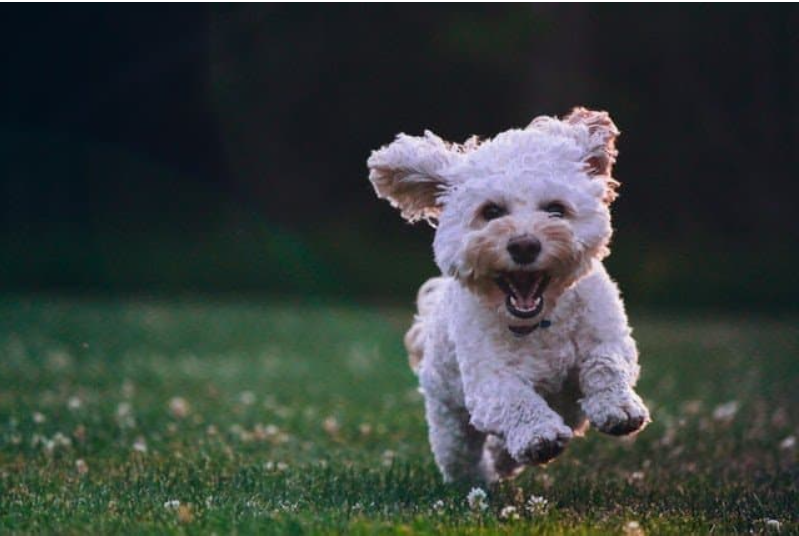
#> input picture Sources/pic6.png, 799 x 536 px, found by its file name
$ python lesson13.py
#> lines starting #> are read from the running program, lines starting #| are printed output that depends on the picture; after the words box and inside, x2 and y2 are one past the last pixel; in counts of white or black regions, pixels touching at a corner belong together
import cv2
import numpy as np

# Use contour in Opencv
img = cv2.imread('Sources/pic6.png', 1)
#> img is the input picture: shape (536, 799, 3); mean B, G, R 60.4, 63.9, 56
img_gray = cv2.cvtColor(img, cv2.COLOR_BGR2GRAY)
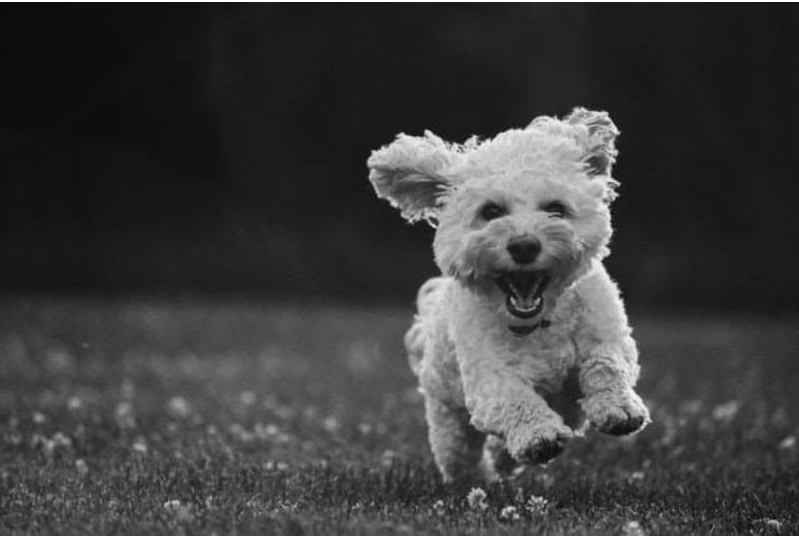
#> img_gray: shape (536, 799); min 5, max 255, mean 61.1
ret, thresh = cv2.threshold(img_gray, 150, 255, cv2.THRESH_BINARY) #Thresh: binary image
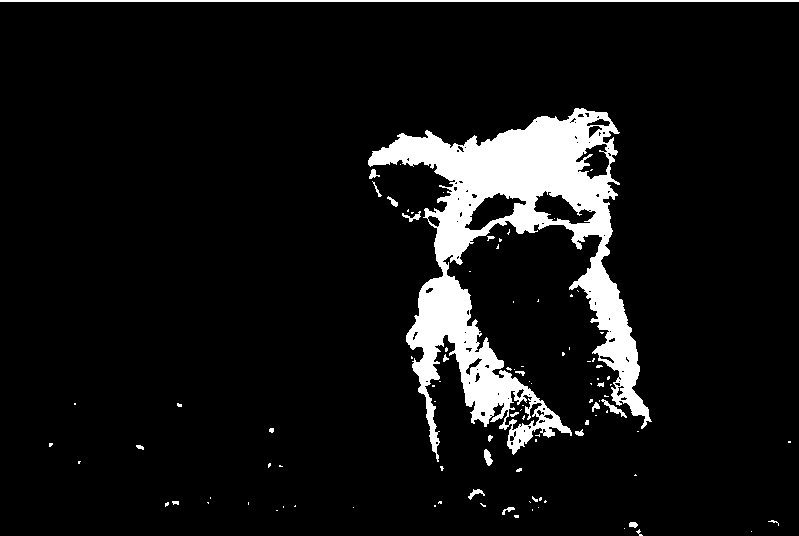
#> thresh: shape (536, 799); 8.1% white; 100 white regions (78 under 20 px)
thresh = thresh.astype(np.uint8)
contours, hierachy = cv2.findContours(image=thresh, mode = cv2.RETR_TREE, method = cv2.CHAIN_APPROX_NONE)
#> contours = 188 contours, 152 with area under 20; largest, box (x1, y1, x2, y2) and area: (368, 108, 652, 462) 34459, (464, 192, 527, 231) 1108, (533, 190, 597, 225) 1077, (0, 0, 799, 2) 798, (575, 143, 610, 180) 741
img_copy = img.copy()
cv2.drawContours(img_copy, contours, contourIdx= -1, color=(0,0,255), thickness= 3, lineType= cv2.LINE_AA)
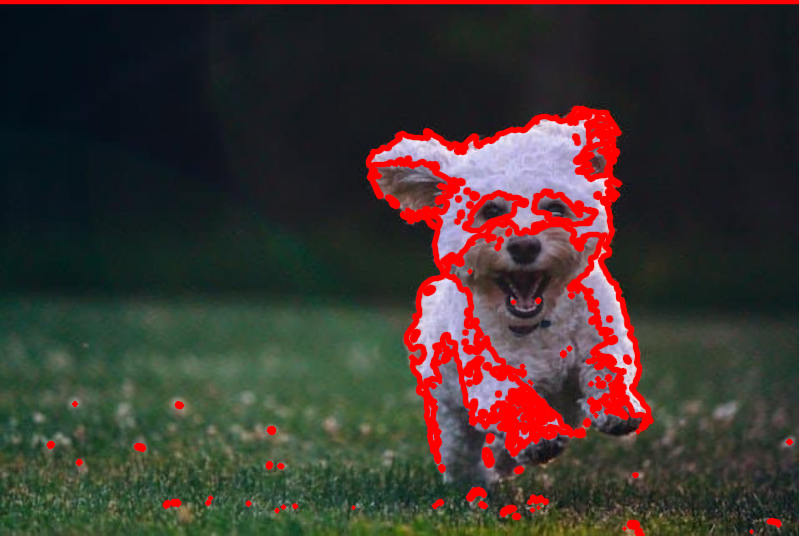
#> img_copy: shape (536, 799, 3); 8.76% of pixels changed, all inside (x1, y1, x2, y2) = (0, 0, 799, 536)

# Use Single Channel: Red, Green, Blue
blue, green, red = cv2.split(img)
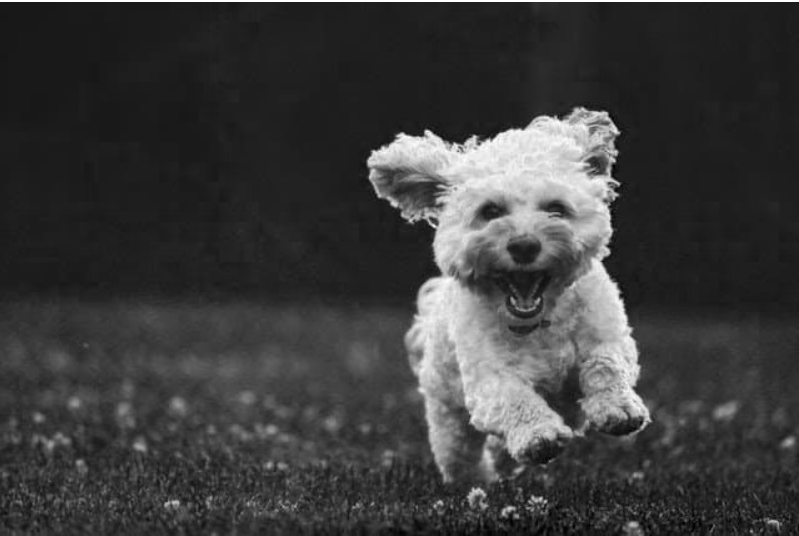
#> blue: shape (536, 799); min 0, max 255, mean 60.4
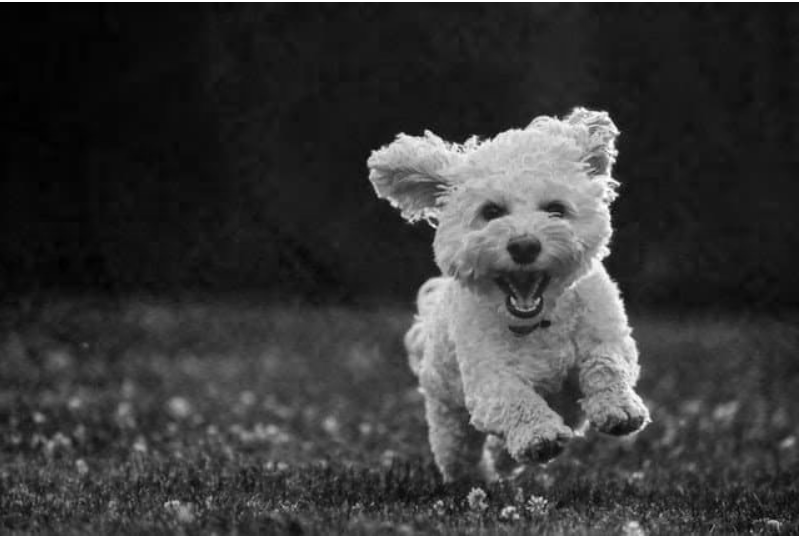
#> red: shape (536, 799); min 0, max 255, mean 56
contours1, hierachy1 = cv2.findContours(blue, cv2.RETR_TREE, cv2.CHAIN_APPROX_NONE)
#> contours1 = 11 contours, 10 with area under 20; largest, box (x1, y1, x2, y2) and area: (0, 0, 799, 536) 426930
img_blue = img.copy()
cv2.drawContours(img_blue, contours1, contourIdx= -1, color = (0,255,0), thickness = 2, lineType= cv2.LINE_AA)
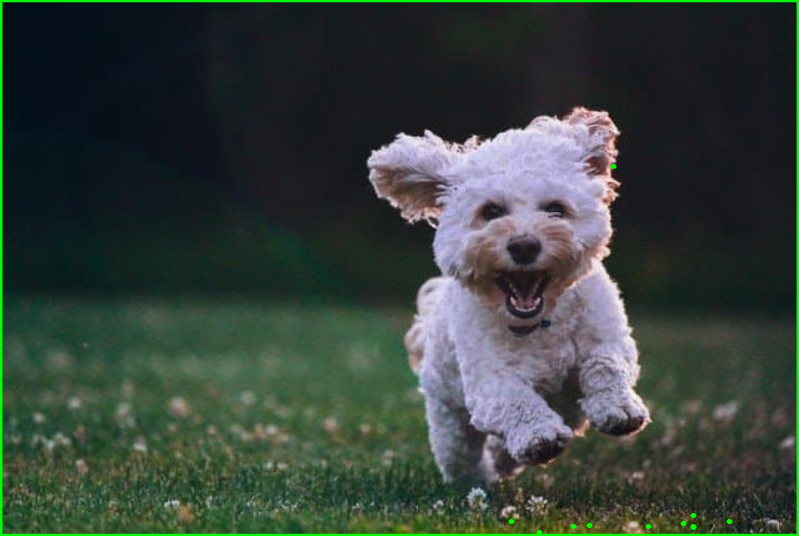
#> img_blue: shape (536, 799, 3); 1.94% of pixels changed, all inside (x1, y1, x2, y2) = (0, 0, 799, 536)
cv2.imshow('Blue Contour Image', img_blue)
cv2.waitKey(0)
cv2.imwrite('blue_channel.png', img_blue)

contours2, hierachy2 = cv2.findContours(red, cv2.RETR_TREE, cv2.CHAIN_APPROX_NONE)
#> contours2 = 5 contours, 3 with area under 20; largest, box (x1, y1, x2, y2) and area: (0, 0, 799, 536) 426930, (10, 93, 19, 103) 46
img_red = img.copy()
cv2.drawContours(img_red, contours2, contourIdx= -1, color = (0,255,0), thickness = 2, lineType= cv2.LINE_AA)
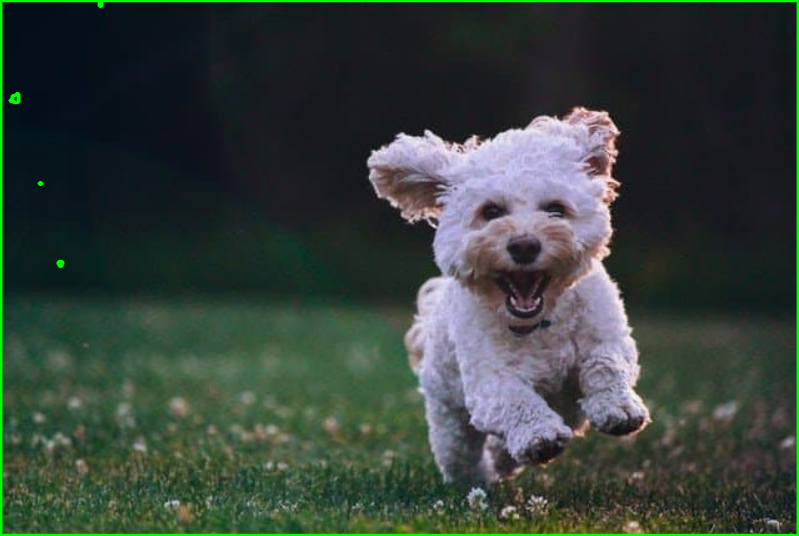
#> img_red: shape (536, 799, 3); 1.92% of pixels changed, all inside (x1, y1, x2, y2) = (0, 0, 799, 536)
cv2.imshow('red Contour Image', img_red)
cv2.waitKey(0)
cv2.imwrite('red_channel.png', img_red)

contours3, hierachy3 = cv2.findContours(green, cv2.RETR_TREE, cv2.CHAIN_APPROX_NONE)
#> contours3 = 2 contours, 1 with area under 20; largest, box (x1, y1, x2, y2) and area: (0, 0, 799, 536) 426930
img_green = img.copy()
cv2.drawContours(img_green, contours1, contourIdx= -1, color = (0,255,0), thickness = 2, lineType= cv2.LINE_AA)
cv2.imshow('Green Contour Image', img_green)
cv2.waitKey(0)
cv2.imwrite('Green_channel.png', img_green)
cv2.destroyAllWindows()
cv2.imshow('Binary image', thresh)
cv2.imwrite('image_thres1.png', thresh)
cv2.imshow('Detect image', img_copy)
cv2.imwrite('Contour Image.png', img_copy)
cv2.waitKey(0)
cv2.destroyAllWindows()

$ run again, with Sources/pic10.png copied over Sources/pic6.png
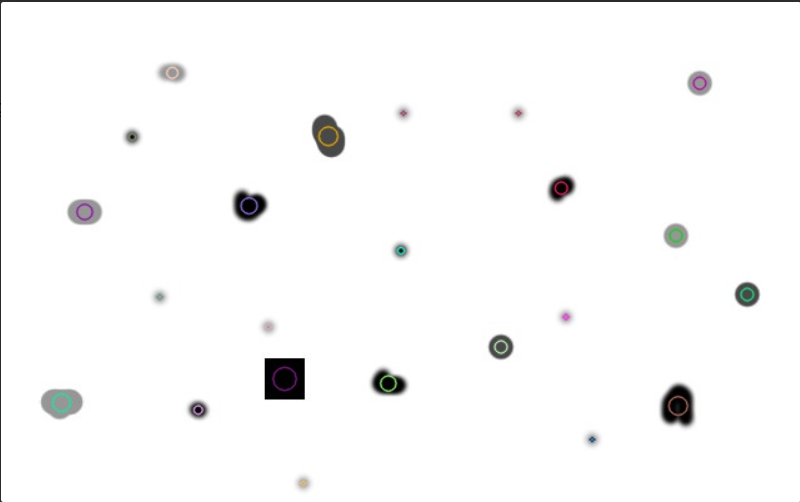
#> input picture Sources/pic10.png, 800 x 502 px, found by its file name
#> img is the input picture: shape (502, 800, 3); mean B, G, R 249, 249, 249
#> `ret, thresh = cv2.threshold(img_gray, 150, 255, cv2.THRESH_BINARY)`:
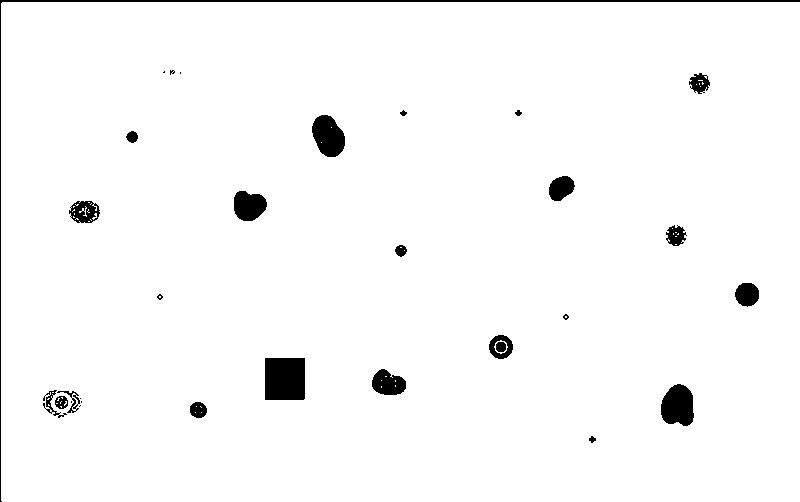
#> thresh: shape (502, 800); 97.4% white; 31 black regions (7 under 20 px)
#> contours = 101 contours, 73 with area under 20; largest, box (x1, y1, x2, y2) and area: (1, 2, 800, 502) 398201, (264, 357, 306, 401) 1760, (660, 383, 695, 427) 1147, (311, 114, 346, 158) 1068, (233, 190, 268, 222) 816
#> img_copy: shape (502, 800, 3); 6.16% of pixels changed, all inside (x1, y1, x2, y2) = (0, 0, 800, 502)
#> contours1 = 46 contours, 24 with area under 20; largest, box (x1, y1, x2, y2) and area: (0, 0, 800, 502) 400299, (270, 358, 303, 370) 188, (291, 383, 304, 400) 124, (281, 369, 294, 387) 102, (667, 390, 689, 401) 82
#> contours2 = 49 contours, 35 with area under 20; largest, box (x1, y1, x2, y2) and area: (0, 0, 800, 502) 400299, (267, 358, 303, 393) 319, (276, 369, 290, 384) 115, (264, 371, 276, 391) 92, (278, 393, 303, 400) 78
#> `cv2.drawContours(img_red, contours2, contourIdx= -1, color = (0,255,0)..`:
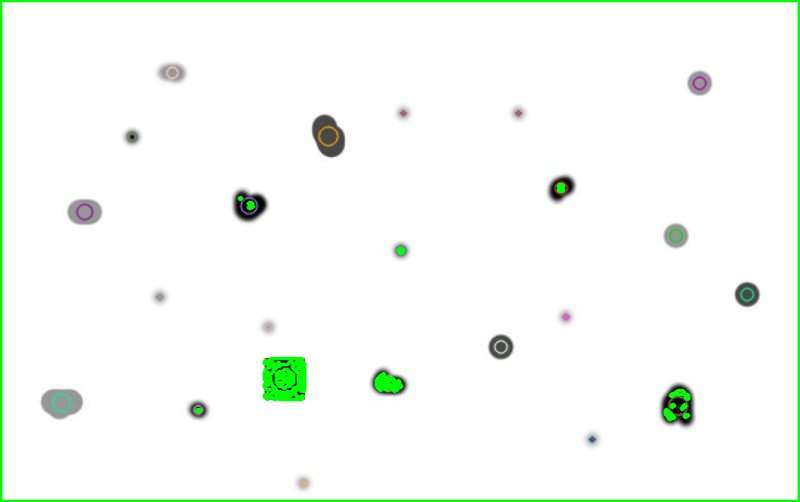
#> img_red: shape (502, 800, 3); 2.73% of pixels changed, all inside (x1, y1, x2, y2) = (0, 0, 800, 502)
#> contours3 = 63 contours, 51 with area under 20; largest, box (x1, y1, x2, y2) and area: (0, 0, 800, 502) 400299, (264, 358, 303, 389) 457, (274, 368, 296, 390) 279, (264, 386, 303, 400) 253, (243, 199, 256, 212) 84
